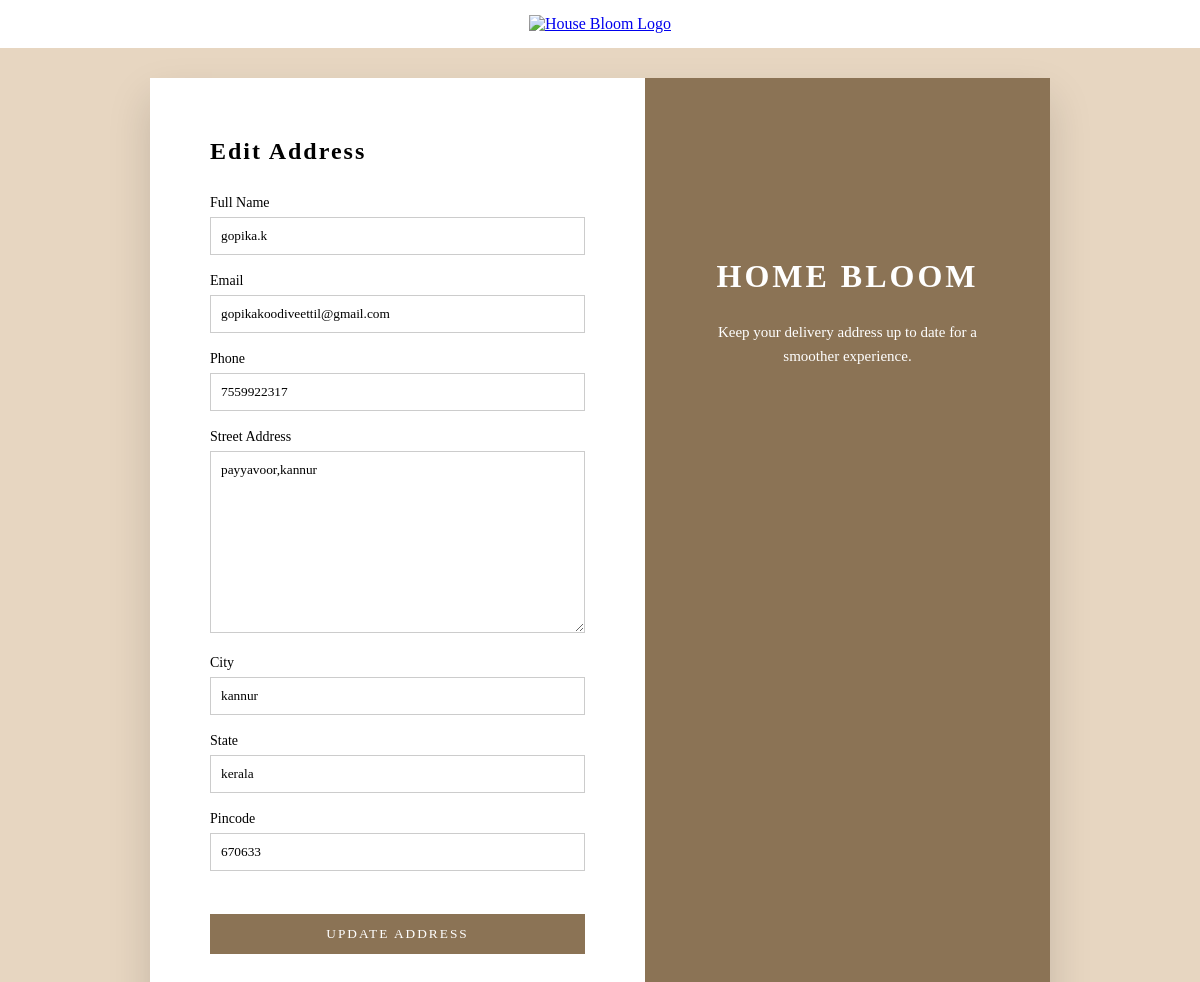
The page /address/edit/7/ (signed in) on the database its author committed.
### bloom/models.py (models this page shows, shortened)
class Address(models.Model):
    user = models.ForeignKey(settings.AUTH_USER_MODEL, on_delete=models.CASCADE)
    full_name = models.CharField(max_length=100)
    email = models.EmailField()
    phone = models.CharField(max_length=15)
    street = models.TextField()
    city = models.CharField(max_length=50)
    state = models.CharField(max_length=50)
    pincode = models.CharField(max_length=10)

### bloom/views.py (the view)
# urls.py: path("address/edit/<int:id>/", views.editaddress, name="edit_address"),
@login_required
def editaddress(request, id):
    address = get_object_or_404(Address, id=id, user=request.user)
    if request.method == "POST":
        form = AddressForm(request.POST, instance=address)
        if form.is_valid():
            form.save()
            return redirect("profile")
    else:
        form = AddressForm(instance=address)
    return render(request, "editaddress.html", {
        "form": form,
        "address": address
    })

### bloom/forms.py
class AddressForm(forms.ModelForm):
    class Meta:
        model = Address
        fields = [
            'full_name',
            'email',
            'phone',
            'street',
            'city',
            'state',
            'pincode',
        ]

### bloom/templates/editaddress.html (shortened to what this page needs)
<!DOCTYPE html>
<html lang="en">
<head>
</head>
<body>
<section class="logo-section">
    <a href="/">
    <img src="/media/logo1.png" alt="House Bloom Logo" class="logo">
    </a>
</section>
<div class="profile-wrapper">
    <div class="profile-card">
        <div class="profile-left">
            <h2>Edit Address</h2>
            <form method="post">
                <div class="profile-field">
                    <label>Full Name</label>
                    {{ form.full_name }}
                </div>
                <div class="profile-field">
                    <label>Email</label>
                    {{ form.email }}
                </div>
                <div class="profile-field">
                    <label>Phone</label>
                    {{ form.phone }}
                </div>
                <div class="profile-field">
                    <label>Street Address</label>
                    {{ form.street }}
                </div>
                <div class="profile-field">
                    <label>City</label>
                    {{ form.city }}
                </div>
                <div class="profile-field">
                    <label>State</label>
                    {{ form.state }}
                </div>
                <div class="profile-field">
                    <label>Pincode</label>
                    {{ form.pincode }}
                </div>
                <button type="submit" class="save-btn">
                    UPDATE ADDRESS
                </button>
            </form>
        </div>
        <div class="profile-right">
            <h1>HOME BLOOM</h1>
            <p>
                Keep your delivery address up to date for a smoother experience.
            </p>
        </div>
    </div>
</div>
</body>
</html>

### bloom/templates/editaddress.html (style rules this page uses)
* { margin: 0; padding: 0; box-sizing: border-box; font-family: "Georgia", serif; }
body { background: #e7d6c1; }
.profile-wrapper { min-height: calc(100vh - 80px); margin-top: 30px; display: flex; justify-content: center; align-items: center; }
.profile-card { width: 900px; display: flex; background: #fff; box-shadow: 0 20px 40px rgba(0,0,0,0.15); }
.profile-left { width: 55%; padding: 60px; }
.profile-left h2 { margin-bottom: 30px; letter-spacing: 2px; }
.profile-field { margin-bottom: 18px; }
.profile-field label { display: block; font-size: 14px; margin-bottom: 6px; }
.profile-field input, .profile-field textarea { width: 100%; padding: 10px; border: 1px solid #ccc; }
.save-btn { margin-top: 25px; width: 100%; padding: 12px; background: #8b7355; color: #fff; border: none; letter-spacing: 2px; cursor: pointer; }
.profile-right { width: 45%; background: #8b7355; color: #fff; padding: 60px; text-align: center; }
.profile-right h1 { margin-top: 120px; letter-spacing: 3px; }
.profile-right p { margin-top: 25px; font-size: 15px; line-height: 1.6; }
.logo-section { padding: 15px 0 15px; display: flex; justify-content: center; background-color: #fff; }
.logo { max-width: 250px; width: 100%; height: auto; }

### rows shown on the page
Address: full_name "gopika.k", email "gopikakoodiveettil@gmail.com", phone "7559922317", street "payyavoor,kannur", city "kannur", state "kerala", pincode "670633"
